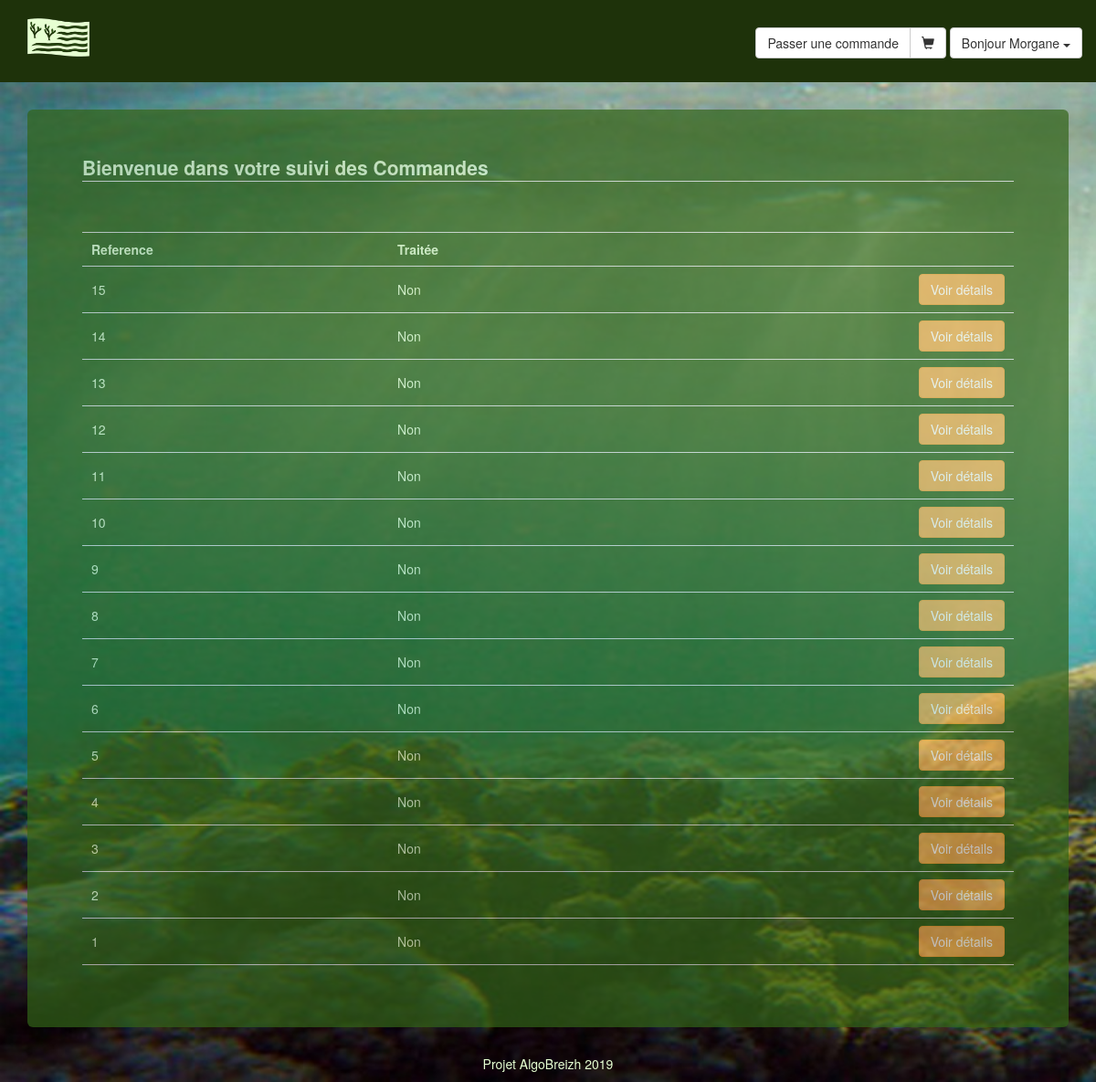
Page /index.php?action=suivi&suivi=Commande (signed in) on the committed database.
### tables this page shows
CREATE TABLE IF NOT EXISTS `salestable` (
  `id` smallint(6) NOT NULL AUTO_INCREMENT,
  `id_customer` smallint(6) NOT NULL,
  `traitement` enum('Non','Oui') NOT NULL DEFAULT 'Non',
  `price` int(11) NOT NULL,
  `etats` enum('Commande','Facture') NOT NULL DEFAULT 'Commande',
  `date_purchase` datetime NOT NULL DEFAULT CURRENT_TIMESTAMP,
  PRIMARY KEY (`id`),
  KEY `id_customer` (`id_customer`)
);

### index.php (called while the page is built)
<?php
require_once 'Controller/Router.php';
$rout = new Router();
$rout->routing();

### Model/Manager.php (called while the page is built)
<?php
class Manager {
    private $db;
    protected function queryExecute($sql, $params = null)
    {
        if ($params == null)
        {
            $result = $this->getdb()->query($sql);
        }
        else
        {
            $result = $this->getdb()->prepare($sql);
            $result->execute($params);
        }
        return $result;
    }
    private function getdb()
    {
        if ($this->db == null)
        {
            $this->db = new PDO('mysql:host=localhost;dbname=algobreizh_php;charset=utf8',
                'root', '',
                array(PDO::ATTR_ERRMODE => PDO::ERRMODE_EXCEPTION));
        }
        return $this->db;
    }
}

### Model/SuiviManager.php (the view, shortened to what this page needs)
<?php
class SuiviManager extends Manager
{
	public function Suivi($InfoSuivi,$id)
	{
		$sql = ('SELECT * FROM salestable WHERE id_customer = ? && etats = ? ORDER BY date_purchase desc');
		$request = $this->queryExecute($sql, array($id,$InfoSuivi));
		$tableau = $this->queryExecute($sql, array($id,$InfoSuivi));
		$result = "<table class='table'>
						<tr>
							<th>Reference</th>
							<th>Traitée</th>
							<th></th>
						</tr>";
		$drapeau = 1;
		if($donnees = $request->fetch())
		{
			while($drapeau <= 20 && $donnees = $tableau->fetch())
			{
				 $result = $result."
						 <tr>
							 <td>".$donnees['id']."</a></td>
							 <td>".$donnees['traitement']."</td>
							 <td> <a href='index.php?action=suivi&suivi=".$InfoSuivi."&id=".$donnees['id']."' ><button class='btn btn-s btn-warning pull-right'> Voir détails </button> </a> </td>
						 </tr>";
						$drapeau = $drapeau +1;
			}
			$result = $result.' </table>';
			return $result;
		}else
		{
			$result = 'Pas de '.$InfoSuivi.' !';
		}
		return $result;
	}
}

### Controller/Router.php (shortened to what this page needs)
<?php
require_once 'IndexController.php';
class Router
{
    private $indexCtrl;
    public function __construct()
    {
        $this->indexCtrl = new IndexController();
    }
    public function routing()
    {
			if(isset($_GET['action']))
			{
                if ($_GET['action'] === 'homepage')
				{
                    $this->indexCtrl->homepage();
                }
                elseif ($_GET['action'] === 'registration')
                {
                    $this->indexCtrl->registration();
                }
                elseif($_GET['action'] === 'connection')
                {
                    $this->indexCtrl->connection();
                }
                elseif ($_GET['action'] === 'logout')
				{
                    $this->indexCtrl->logout();
                }
				elseif($_GET['action'] === 'suivi')
				{
					$this->indexCtrl->Suivi();
				}
				elseif ($_GET['action'] === 'order'){
                    $this->indexCtrl->order();
                }
                elseif ($_GET['action'] === 'shoppingCart'){
                    $this->indexCtrl->shoppingCart();
                }
			}else
			{
				$this->indexCtrl->homepage();
			}
    }
}

### Controller/IndexController.php (shortened to what this page needs)
<?php
require_once 'View/View.php';
require_once 'Model/SuiviManager.php';
class IndexController
{
    private $suivi;
    public function __construct()
    {
		$this->suivi		= new SuiviManager();
    }
	public function Suivi()
	{
		$vue = new Vue("SuiviView");
		if(!empty($_GET['suivi']) & empty($_GET['id']))
		{
			$result = $this->suivi->Suivi($_GET['suivi'],$_SESSION['user']->id);
			$legende = "<legend>Bienvenue dans votre suivi des ".$_GET['suivi']."s</legend>";
			$vue->generer(array('result' => $result , 'legende' => $legende));
		}
	}
}

### View/SuiviView.php (shortened to what this page needs)
<div class="jumbotron">
	<?= $legende ?>
	<p> <?= $result ?> </p>
</div>

### View/View.php (shortened to what this page needs)
<?php
class Vue {
    private $fichier;
    private $title;
    public function __construct($action) {
        $this->fichier = "View/" . $action . ".php";
    }
    public function generer($donnees) {
        $contenu = $this->genererFichier($this->fichier, $donnees);
        if(isset($_SESSION['user'])) {
            ob_start(); ?>
            <div class="btn-group">
                <a href="index.php?action=order" class="btn btn-default">Passer une commande</a>
                <a href="index.php?action=shoppingCart" class="btn btn-default"><span class="glyphicon glyphicon-shopping-cart"></span></a>
            </div>
            <div class="btn-group">
                <button class="btn btn-default dropdown-toggle" data-toggle="dropdown">
                    Bonjour <?= $_SESSION['user']->firstname ?> <span class="caret"></span></button>
            </div>
            <?php $this->menuLinks = ob_get_clean();
        }
        $vue = $this->genererFichier('View/template.php',
                array('title' => $this->title, 'menuLinks' => $this->menuLinks, 'contenu' => $contenu));
        echo $vue;
    }
    private function genererFichier($fichier, $donnees) {
        if (file_exists($fichier)) {
            extract($donnees);
            require $fichier;
            return ob_get_clean();
        }
        else {
            throw new Exception("Fichier '$fichier' introuvable");
        }
    }
}

### View/template.php (shortened to what this page needs)
<!DOCTYPE html>
<html lang="fr">
<head>
    <link <link href="https://maxcdn.bootstrapcdn.com/bootstrap/3.3.7/css/bootstrap.min.css" rel="stylesheet">
    <link rel="stylesheet" type="text/css" href="css/style.css">
</head>
<body>
    <div>
        <header class="container-fluid">
            <a href=<?= "index.php"?>>
                <img id="logo" class="col-xs-3 col-md-2 col-lg-1" src="images/logo512px.png">
            </a>
            <div class="pull-right"><?= $menuLinks ?></div>
        </header>
        <div class="container" id="contenu">
            <?= $contenu ?>
        </div>
        <footer>
            <p class="text-center">Projet AlgoBreizh 2019</p>
        </footer>
    </div>
</body>
</html>

### css/style.css (style rules this page uses)
body { background-image: url("algue3.jpg"); color: #e6ffd2; background-attachment: fixed; background-size: cover; }
header { background-color: #1e320a; padding: 20px; margin-bottom: 30px; line-height: 50px; }
header, header a, legend, .listProducts a { color: #e6ffd2; font-weight: 700; }
#contenu { min-height: 600px; }
#logo { float: left; height: 100%; }
.jumbotron { background-color: #326419; opacity: 0.7; }
.table { border-bottom: 1px solid #ddd; }
.table th, .table td { vertical-align: middle!important; padding: 8px 10px!important; }

### rows in the picture
salestable: id "15", traitement "Non"
salestable: id "14", traitement "Non"
salestable: id "13", traitement "Non"
salestable: id "12", traitement "Non"
salestable: id "11", traitement "Non"
salestable: id "10", traitement "Non"
salestable: id "9", traitement "Non"
salestable: id "8", traitement "Non"
salestable: id "7", traitement "Non"
salestable: id "6", traitement "Non"
salestable: id "5", traitement "Non"
salestable: id "4", traitement "Non"
salestable: id "3", traitement "Non"
salestable: id "2", traitement "Non"
salestable: id "1", traitement "Non"

### other values in the picture
$_SESSION['user']->firstname "Morgane"
$_GET['suivi'] "Commande"
